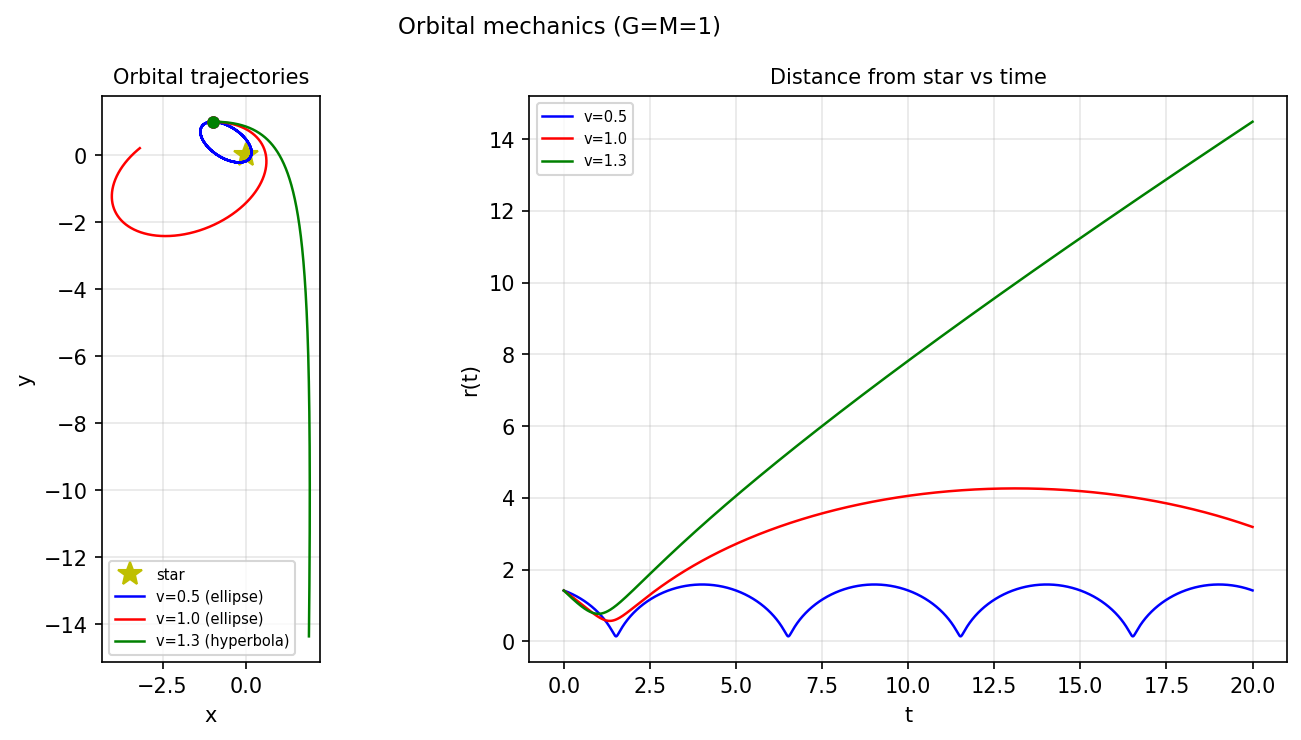

Python code for this plot:
"""Orbital mechanics: planet orbiting a fixed star.

Solves Newton's equations for a planet of unit mass orbiting a unit-mass
star at the origin with gravitational constant G=1.

Credit: Chebfun example ode-nonlin/Orbits.m (Nick Trefethen, Nov 2011).
Original MATLAB Chebfun: Copyright 2017 by The University of Oxford and
The Chebfun Developers. See https://www.chebfun.org/ for Chebfun information.
"""
import os; os.environ.setdefault("XLA_PYTHON_CLIENT_PREALLOCATE", "false")

import matplotlib
matplotlib.use("Agg")
import matplotlib.pyplot as plt
import jax.numpy as jnp
import numpy as np
from scipy.integrate import solve_ivp
import sys, os
sys.path.insert(0, os.path.join(os.path.dirname(__file__), '..', '..', 'src'))

import chebfunjax as cj


def run():
    print("=" * 60)
    print("Orbital mechanics: planet around a fixed star")
    print("=" * 60)

    # Planet at (-1, 1), moving east with speed v
    # G = 1, M = 1 (star at origin)
    # x'' = -x / r^3, y'' = -y / r^3
    # State: [x, y, vx, vy]

    def orbit_rhs(t, state):
        x, y, vx, vy = state
        r3 = (x**2 + y**2)**1.5
        return [vx, vy, -x/r3, -y/r3]

    T = 20.0
    t_eval = np.linspace(0, T, 5000)

    # Three different initial speeds
    speeds = [0.5, 1.0, 1.3]
    solutions = []

    print(f"\n{'speed':>8}  {'orbit type':>20}  {'min r':>10}  {'max r':>10}")
    print("-" * 52)

    for v in speeds:
        ic = [-1.0, 1.0, v, 0.0]  # planet at (-1,1), heading east
        sol = solve_ivp(orbit_rhs, [0, T], ic, t_eval=t_eval, rtol=1e-10)
        x, y = sol.y[0], sol.y[1]
        r = np.sqrt(x**2 + y**2)
        min_r = np.min(r)
        max_r = np.max(r)

        # Determine orbit type from energy
        vx0, vy0 = ic[2], ic[3]
        r0 = np.sqrt(ic[0]**2 + ic[1]**2)
        energy = 0.5*(vx0**2 + vy0**2) - 1.0/r0
        orbit_type = "ellipse" if energy < 0 else "hyperbola" if energy > 0 else "parabola"

        print(f"  {v:8.2f}  {orbit_type:>20}  {min_r:10.4f}  {max_r:10.4f}")
        solutions.append((v, sol, orbit_type))
        assert min_r > 0.01  # should not hit the star

    # Verify conservation of energy
    for v, sol, oname in solutions:
        x, y, vx, vy = sol.y
        r = np.sqrt(x**2 + y**2)
        E = 0.5*(vx**2 + vy**2) - 1.0/r
        E_variation = np.max(E) - np.min(E)
        print(f"  v={v}: energy variation = {E_variation:.2e}")
        assert E_variation < 0.01, f"Energy not conserved: {E_variation}"

    # --- Plot -------------------------------------------------------
    _here = os.path.dirname(os.path.abspath(__file__))
    colors = ['b', 'r', 'g']
    fig, axes = plt.subplots(1, 2, figsize=(10, 5))

    axes[0].plot(0, 0, 'y*', markersize=12, label="star")
    for (v, sol, otype), c in zip(solutions, colors):
        x, y = sol.y[0], sol.y[1]
        axes[0].plot(x, y, color=c, linewidth=1.2, label=f"v={v} ({otype})")
        axes[0].plot(x[0], y[0], 'o', color=c, markersize=5)
    axes[0].set_xlabel("x"); axes[0].set_ylabel("y")
    axes[0].set_title("Orbital trajectories", fontsize=10)
    axes[0].legend(fontsize=7); axes[0].set_aspect('equal')
    axes[0].grid(True, alpha=0.3)

    for (v, sol, otype), c in zip(solutions, colors):
        r = np.sqrt(sol.y[0]**2 + sol.y[1]**2)
        axes[1].plot(sol.t, r, color=c, linewidth=1.2, label=f"v={v}")
    axes[1].set_xlabel("t"); axes[1].set_ylabel("r(t)")
    axes[1].set_title("Distance from star vs time", fontsize=10)
    axes[1].legend(fontsize=7); axes[1].grid(True, alpha=0.3)

    fig.suptitle("Orbital mechanics (G=M=1)", fontsize=11)
    fig.tight_layout()
    fig.savefig(os.path.join(_here, "orbits.png"), dpi=150, bbox_inches="tight")
    plt.close(fig)

    print("\nAll assertions passed.")
    return True


if __name__ == "__main__":
    run()
